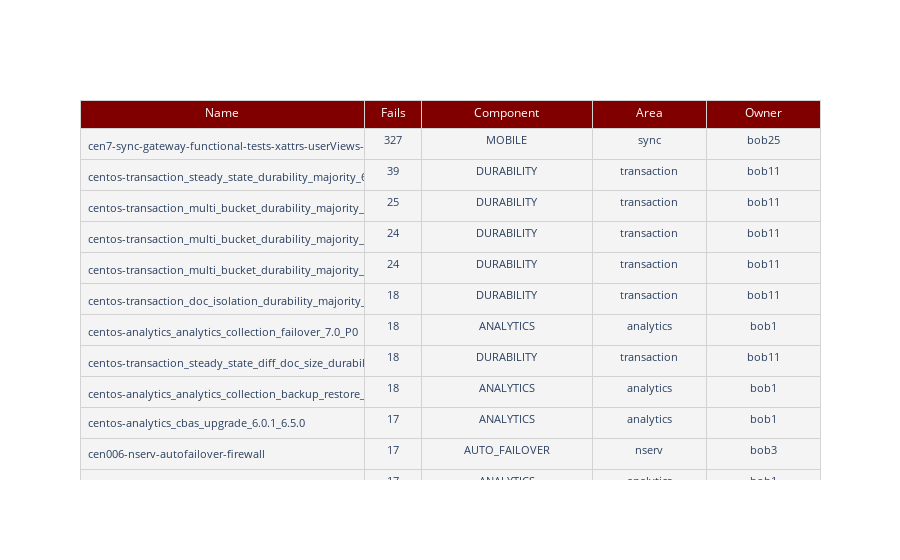

The notebook cell saved with this chart:
### Code cell
#top 25 failures

top_25_query = 'select url || to_string(build_id) as `joburl`,name,failCount,component,SPLIT(REPLACE(REPLACE(REPLACE(SPLIT(name,"-")[1], "os_certify_ce_", ""), "ipv6_", ""), "os_certify_", ""), "_")[0] as area,result from server where `build`=$version and lower(os)="centos" order by failCount desc limit 25'
top_25_failures = run_query(query=top_25_query, param={'$version': f'"{release}-{current_build}"'})

data_top_t25 = pd.DataFrame(top_25_failures['results'])

owners_data = []
for area in data_top_t25.area:
    owners_data.append(owners[f'{area}'])

        
def make_clickable(url, name):
    return '<a href="{}"target="_blank">{}</a>'.format(url,name)

data_top_t25['job'] = data_top_t25.apply(lambda x: make_clickable(x['joburl'], x['name']), axis=1)
data_top_t25 = data_top_t25.drop('joburl', axis=1)


table_t25_failures = go.Figure(data=[go.Table(
    columnwidth=(0.5, 0.10, 0.3, 0.2, 0.2),
    header = dict(values = ["Name", "Fails", "Component", "Area", "Owner"], fill_color = 'maroon', font=dict(color='white'), line_color='lightgray'),
    cells = dict(values = [data_top_t25.job, data_top_t25.failCount, data_top_t25.component, data_top_t25.area, owners_data], align=['left', 'center', 'center', 'center', 'center'], line_color='lightgray', fill_color='#F4F4F4', font=dict(size=11))
)])

table_t25_failures.update_layout(height=1000)

table_t25_failures.show()

### Figure 1 — Plotly figure (JSON) as saved in the notebook; plotly's stock layout.template omitted (floating-point values rounded to 4 significant figures)
{"data": [{"cells": {"align": ["left", "center", "center", "center", "center"], "fill": {"color": "#F4F4F4"}, "font": {"size": 11}, "line": {"color": "lightgray"}, "values": [["<a href=\"http://uberjenkins.sc.couchbase.com:8080/job/cen7-sync-gateway-functional-tests-xattrs-userViews-ServerSsl/373\"target=\"_blank\">cen7-sync-gateway-functional-tests-xattrs-userViews-ServerSsl</a>", "<a href=\"http://qa.sc.couchbase.com/job/test_suite_executor-TAF/127984\"target=\"_blank\">centos-transaction_steady_state_durability_majority_6.5_P0</a>", "<a href=\"http://qa.sc.couchbase.com/job/test_suite_executor-TAF/127985\"target=\"_blank\">centos-transaction_multi_bucket_durability_majority_6.5_P0</a>", "<a href=\"http://qa.sc.couchbase.com/job/test_suite_executor-TAF/127986\"target=\"_blank\">centos-transaction_multi_bucket_durability_majority_6.5_P0_Set1</a>", "<a href=\"http://qa.sc.couchbase.com/job/test_suite_executor-TAF/127994\"target=\"_blank\">centos-transaction_multi_bucket_durability_majority_defer_6.5_P0_Set1</a>", "<a href=\"http://qa.sc.couchbase.com/job/test_suite_executor-TAF/127979\"target=\"_blank\">centos-transaction_doc_isolation_durability_majority_6.6_P0</a>", "<a href=\"http://qa.sc.couchbase.com/job/test_suite_executor-TAF/127975\"target=\"_blank\">centos-analytics_analytics_collection_failover_7.0_P0</a>", "<a href=\"http://qa.sc.couchbase.com/job/test_suite_executor-TAF/127969\"target=\"_blank\">centos-transaction_steady_state_diff_doc_size_durability_majority_6.5_P0</a>", "<a href=\"http://qa.sc.couchbase.com/job/test_suite_executor-TAF/127971\"target=\"_blank\">centos-analytics_analytics_collection_backup_restore_7.0_P1</a>", "<a href=\"http://qa.sc.couchbase.com/job/test_suite_executor-jython/18461\"target=\"_blank\">centos-analytics_cbas_upgrade_6.0.1_6.5.0</a>", "<a href=\"http://qa.sc.couchbase.com/job/cen006-nserv-autofailover-firewall/575\"target=\"_blank\">cen006-nserv-autofailover-firewall</a>", "<a href=\"http://qa.sc.couchbase.com/job/test_suite_executor-TAF/127991\"target=\"_blank\">centos-analytics_analytics_collection_rebalance_7.0_P0</a>", "<a href=\"http://qa.sc.couchbase.com/job/test_suite_executor-TAF/127970\"target=\"_blank\">centos-analytics_analytics_collection_backup_restore_7.0_P0</a>", "<a href=\"http://qa.sc.couchbase.com/job/test_suite_executor/365733\"target=\"_blank\">centos-upgrade_ce_ee-new-from-60x_1a</a>", "<a href=\"http://qa.sc.couchbase.com/job/test_suite_executor-TAF/127922\"target=\"_blank\">centos-durability_steady_state_subdoc_xattr_6.5_P0_majority</a>", "<a href=\"http://qa.sc.couchbase.com/job/test_suite_executor/365735\"target=\"_blank\">centos-upgrade_old-from-550</a>", "<a href=\"http://qa.sc.couchbase.com/job/test_suite_executor/365517\"target=\"_blank\">centos-query_scalars_6.5_P1</a>", "<a href=\"http://qa.sc.couchbase.com/job/test_suite_executor-TAF/127998\"target=\"_blank\">centos-analytics_analytics_collection_rebalance_7.0_P2</a>", "<a href=\"http://qa.sc.couchbase.com/job/test_suite_executor-TAF/127992\"target=\"_blank\">centos-analytics_analytics_collection_rebalance_7.0_P1</a>", "<a href=\"http://qa.sc.couchbase.com/job/cen006-nserv-autofailover-buckets/601\"target=\"_blank\">cen006-nserv-autofailover-buckets</a>", "<a href=\"http://qa.sc.couchbase.com/job/test_suite_executor-TAF/127919\"target=\"_blank\">centos-durability_steady_state_subdoc_6.5_P0_majority</a>", "<a href=\"http://qa.sc.couchbase.com/job/test_suite_executor/365516\"target=\"_blank\">centos-query_statistics_7.0_P1</a>", "<a href=\"http://qa.sc.couchbase.com/job/test_suite_executor/365469\"target=\"_blank\">centos-query_ansi_merge_6.5_P1</a>", "<a href=\"http://qa.sc.couchbase.com/job/test_suite_executor-TAF/127972\"target=\"_blank\">centos-transaction_steady_state_durability_majority_defer_6.5_P0</a>", "<a href=\"http://qa.sc.couchbase.com/job/test_suite_executor-TAF/127981\"target=\"_blank\">centos-analytics_analytics_collection_failover_7.0_P2</a>"], [327, 39, 25, 24, 24, 18, 18, 18, 18, 17, 17, 17, 16, 14, 14, 10, 9, 8, 8, 8, 8, 8, 7, 6, 6], ["MOBILE", "DURABILITY", "DURABILITY", "DURABILITY", "DURABILITY", "DURABILITY", "ANALYTICS", "DURABILITY", "ANALYTICS", "ANALYTICS", "AUTO_FAILOVER", "ANALYTICS", "ANALYTICS", "UPGRADE", "DURABILITY", "UPGRADE", "QUERY", "ANALYTICS", "ANALYTICS", "AUTO_FAILOVER", "DURABILITY", "QUERY", "QUERY", "DURABILITY", "ANALYTICS"], ["sync", "transaction", "transaction", "transaction", "transaction", "transaction", "analytics", "transaction", "analytics", "analytics", "nserv", "analytics", "analytics", "upgrade", "durability", "upgrade", "query", "analytics", "analytics", "nserv", "durability", "query", "query", "transaction", "analytics"], ["bob25", "bob11", "bob11", "bob11", "bob11", "bob11", "bob1", "bob11", "bob1", "bob1", "bob3", "bob1", "bob1", "bob21", "bob4", "bob21", "bob13", "bob1", "bob1", "bob3", "bob4", "bob13", "bob13", "bob11", "bob1"]]}, "columnwidth": [0.5, 0.1, 0.3, 0.2, 0.2], "header": {"fill": {"color": "maroon"}, "font": {"color": "white"}, "line": {"color": "lightgray"}, "values": ["Name", "Fails", "Component", "Area", "Owner"]}, "type": "table"}], "layout": {"autosize": true}}
